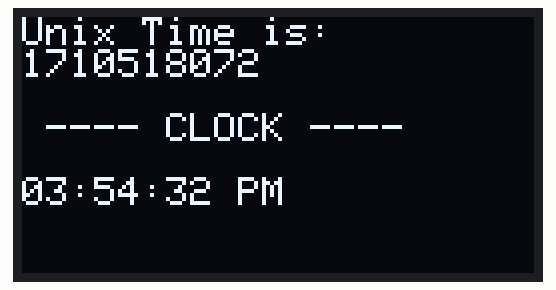
This sketch was run on a simulated ESP8266 (NodeMCU). Parts: 128×64 one-colour display. WiFi joins after 1.5 s; servers stay silent unless stated; the local clock reads 2024-03-15 10:24:30 at power-on unless the sketch sets it; web services answer with replies made up by the test bench; what the sketch prints to the serial monitor is not drawn.

Above: at 2.7 s.
At 6.8 s:
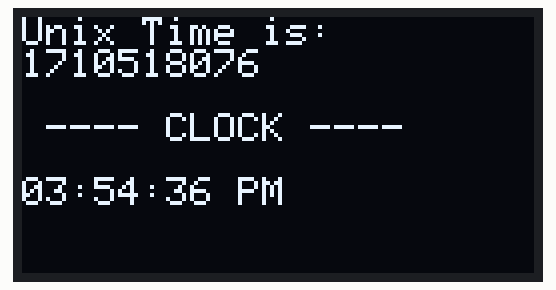
At 10.9 s:
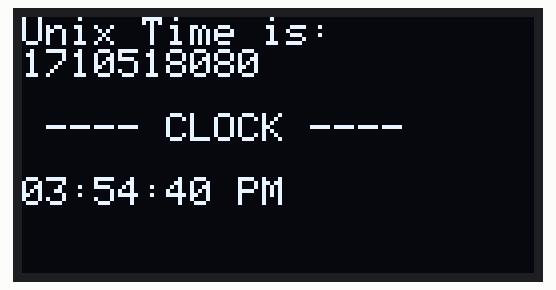
At 20.1 s:
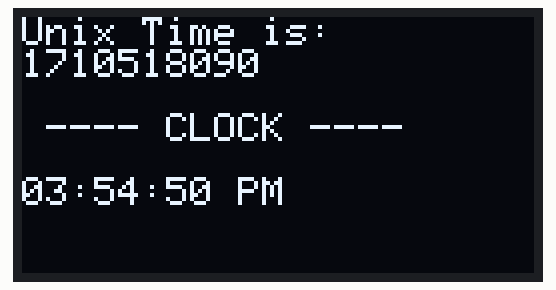
At 29.4 s:
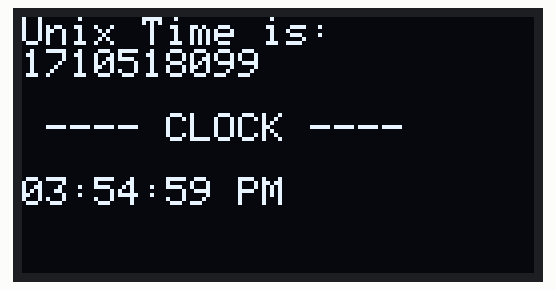
At 38.6 s:
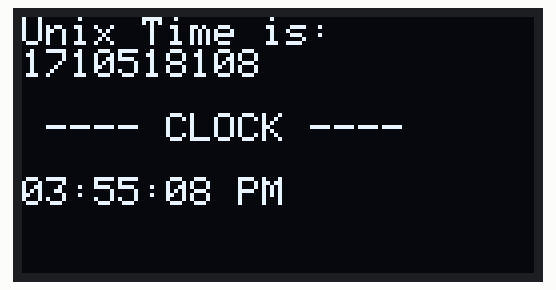

The sketch:

Clock_Oled.ino
```cpp
#include <ESP8266WiFi.h>
#include <ESP8266HTTPClient.h>
#include <WiFiClient.h>
#include <Arduino_JSON.h>
#include <SPI.h>
#include <Wire.h>
#include <Adafruit_GFX.h>
#include <Adafruit_SSD1306.h>

const char* ssid = "Redmi";
const char* password = "abhi1234";
int notfirstentryFlag = 0;
String timeReadings;
String hrTime;
unsigned long unixT;
WiFiClient client;
#define SCREEN_WIDTH 128 // OLED display width, in pixels
#define SCREEN_HEIGHT 64 // OLED display height, in pixels

// Declaration for an SSD1306 display connected to I2C (SDA, SCL pins)
#define OLED_RESET     -1 // Reset pin # (or -1 if sharing Arduino reset pin)
Adafruit_SSD1306 display(SCREEN_WIDTH, SCREEN_HEIGHT, &Wire, OLED_RESET);

//Domain name with URL path or IP address with path
String serverName = "http://worldtimeapi.org/api/timezone/Asia/Kolkata";

// the following variables are unsigned longs because the time, measured in
// milliseconds, will quickly become a bigger number than can be stored in an int.

signed long lastTime = 0;
// Timer set to 10 minutes (600000)
unsigned long timerDelay = 600000;
unsigned long timeSnap;
// Set timer to 5 seconds (5000)
//unsigned long timerDelay = 5000;

/*
   Function to convert unix time to human readable time
   ---------------------------------------------------
   @Parameter (unixT) Time in unix format
   @Return : string with ( Time in HH:MM:SS format)

*/
void changeTimetoHR(unsigned long t_unix)
{
  unsigned long unixtime=t_unix;
  int ssT, mmT, hhT;
  int pmFlag = 0;
  String hhmmss = "";
  ssT = t_unix % 60;
  t_unix = t_unix / 60;
  mmT = t_unix % 60;
  t_unix = t_unix / 60;
  hhT = t_unix % 24;

  if (hhT > 11)
  {
    if (hhT == 12)
    {
      hhT = hhT + 12;
    }
    hhT = hhT - 12;
    pmFlag = 1;
  }
  else
  {
    if (hhT == 0)
    {
      hhT = 12;
    }
    pmFlag = 0;
  }

  String ss = (String)ssT;
  String mm = (String)mmT;
  String hh = (String)hhT;

  if (hh.toInt() < 10) {
    hh = "0" + hh;
  }
  if (mm.toInt() < 10) {
    mm = "0" + mm;
  }
  if (ss.toInt() < 10) {
    ss = "0" + ss;
  }

  hhmmss = hhmmss + hh;
  hhmmss = hhmmss + ":";
  hhmmss = hhmmss + mm;
  hhmmss = hhmmss + ":";
  hhmmss = hhmmss + ss;
  if (pmFlag == 1)
  {
    hhmmss = hhmmss + " PM";
  }
  else {
    hhmmss = hhmmss + " AM";
  }
  Serial.println(hhmmss);

  display.clearDisplay();
  display.setTextSize(1);
  display.setTextColor(WHITE);
  display.setCursor(0, 0);
  display.println(F("Unix Time is:"));
  display.println(unixtime);
  display.println(F(" "));
  display.println(F(" ---- CLOCK ----"));
  display.println(F(" "));
  display.println(hhmmss);
  display.display();
  return;
}

void setup() {
  Serial.begin(115200);
  WiFi.begin(ssid, password);
  Wire.begin(10,9);
  // SSD1306_SWITCHCAPVCC = generate display voltage from 3.3V internally
  if (!display.begin(SSD1306_SWITCHCAPVCC, 0x3c)) {
    Serial.println(F("SSD1306 allocation failed"));
    for (;;); // Don't proceed, loop forever
  }
  // Clear the buffer
  display.clearDisplay();
  // Show the display buffer on the screen. You MUST call display() after
  // drawing commands to make them visible on screen!
  display.display();
  delay(300);

  Serial.println("");
  Serial.print("Connecting.");
  while (WiFi.status() != WL_CONNECTED)
  {
    Serial.print(".");
    delay(1000);
    if (WiFi.status() == WL_NO_SSID_AVAIL)
    {
      Serial.println("WL_NO_SSID_AVAIL");
      break;
    }
    if (WiFi.status() == WL_CONNECT_FAILED)
    {
      Serial.println("WL_CONNECT_FAILED");
      break;
    }
  }
  Serial.println("");
  Serial.print("Connected to WiFi network with IP Address: ");
  Serial.println(WiFi.localIP());
}

/*
    HttpGETRequest - Execute the get request and returns the result as a string
    @serverName - url
    @return string containing the response
*/

String httpGETRequest(String url) {
  HTTPClient http;
  http.begin(client, url);
  // Your IP address with path or Domain name with URL path
  // http.connect(url,80);

  // Send HTTP POST request
  int httpResponseCode = http.GET();

  String payload = "";
  payload = http.getString();
  Serial.print(payload);

  // Free resources
  http.end();
  return (payload);
}


void loop() {
  //Send an HTTP POST request every 10 minutes
  if (((millis() - lastTime) > timerDelay) || (!notfirstentryFlag))
  {
    notfirstentryFlag = 1;
    //Check WiFi connection status
    if (WiFi.status() == WL_CONNECTED)
    {
      timeReadings = httpGETRequest(serverName);
      timeSnap=millis()/1000;

      //Serial.println(timeReadings);

      JSONVar timefromApi = JSON.parse(timeReadings);
      JSON.typeof(timefromApi); //can be used to get the type of the variables

      if (JSON.typeof(timefromApi) == "undefined") {
        Serial.println("Parsing input failed!");
        return;
      }

      Serial.print("JSON object = ");
      Serial.println(timefromApi);

      // myObject.keys() can be used to get an array of all the keys in the object
      JSONVar keys = timefromApi.keys();
      for (int i = 0; i < keys.length(); i++)
      {
        JSONVar value = timefromApi[keys[i]];
        Serial.print(keys[i]);
      }
      Serial.print("JSON.typeof(timefromApi) = ");
      Serial.println(JSON.typeof(timefromApi)); // prints: object

      // myObject.hasOwnProperty(key) checks if the object contains an entry for key
      if (timefromApi.hasOwnProperty("datetime")) {
        Serial.print("myObject[\"Key of date and time\"] = ");
        Serial.println((const char*)timefromApi["datetime"]);
      }

      if (timefromApi.hasOwnProperty("unixtime")) {
        Serial.print("Unix Time is: ");
        Serial.println((int)timefromApi["unixtime"]);
      unixT = (int)timefromApi["unixtime"] + 19800;
      }
    }
    else {
      Serial.println("Network Unavailable");
      //delay(5000);
    }
  }
    lastTime = millis();
    changeTimetoHR(unixT+(millis()/1000)-timeSnap);
    delay(1000);
}
```

Measured:
- what the display in image 0 shows lasts 1.0 s, from 2.7 s to 3.7 s
